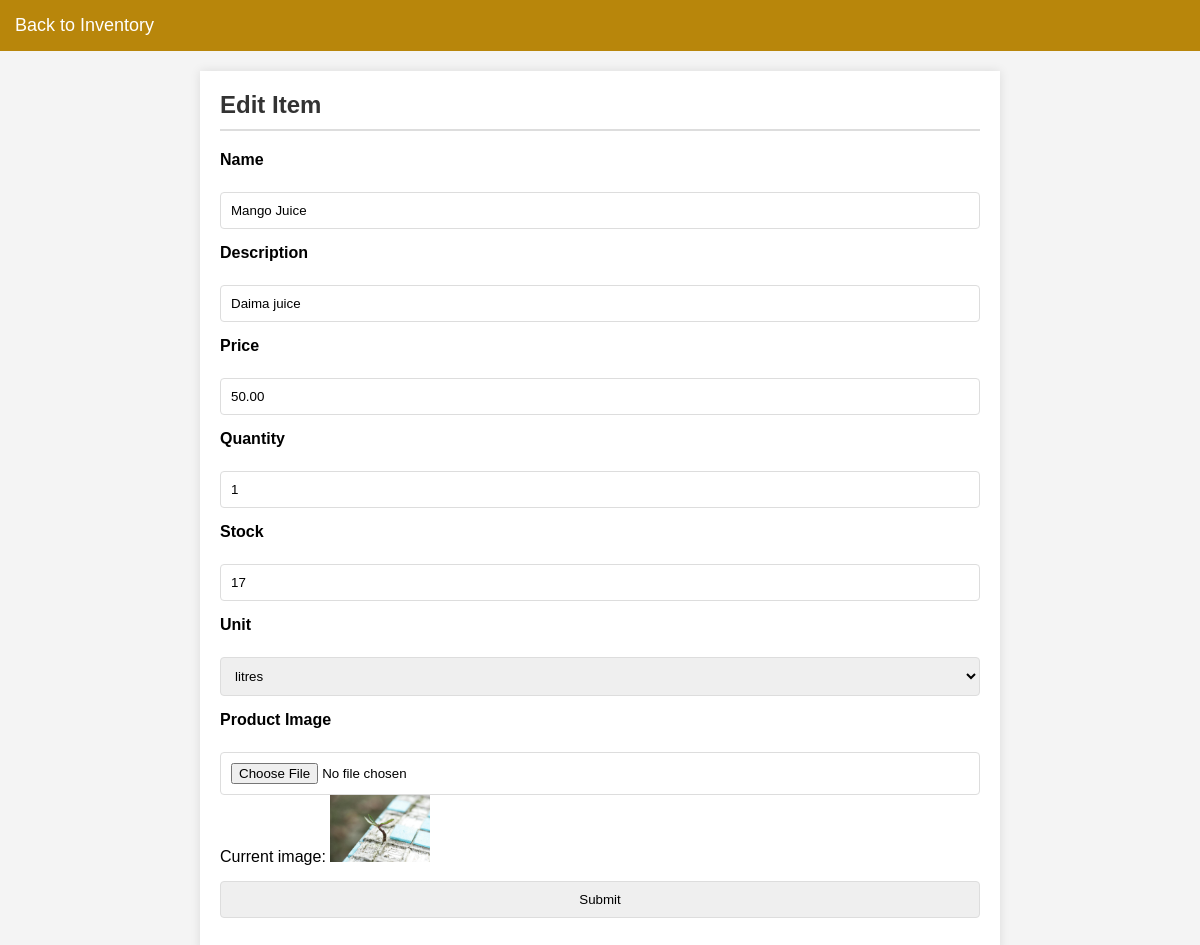
/edit-item/2, run on the app's committed database.
### models.py (models this page shows, shortened)
class InventoryItem(db.Model):
    __tablename__ = 'inventory_item'
    id = db.Column(db.Integer, primary_key=True)
    name = db.Column(db.String(150), nullable=False)
    quantity = db.Column(db.String(50), nullable=False)
    unit = db.Column(db.String(50), nullable=False)
    price = db.Column(db.Float, nullable=False)
    description = db.Column(db.String(255), nullable=True)
    stock = db.Column(db.Integer, default=0)
    image = db.Column(db.String(100), nullable=True)  # New field to store image filename

### app.py (the view, shortened to what this page needs)
@app.route('/edit-item/<int:item_id>', methods=['GET', 'POST'])
def edit_item(item_id):
    item = InventoryItem.query.get_or_404(item_id)
    form = ProductForm(obj=item)
    return render_template('edit_item.html', form=form, item=item)

### forms.py
class ProductForm(FlaskForm):
    name = StringField('Name', validators=[DataRequired()])
    description = StringField('Description')
    price = DecimalField('Price', validators=[DataRequired()])
    quantity = IntegerField('Quantity', validators=[DataRequired()])
    unit = SelectField('Unit', choices=[('litres', 'litres'), ('kilograms', 'kilograms'), ('grams', 'grams'), ('milligrams', 'milligrams'), ('millilitre', 'millilitre')], validators=[DataRequired()])
    stock = IntegerField('Stock', validators=[DataRequired()])
    image = FileField('Product Image', validators=[FileAllowed(['jpg', 'png', 'jpeg'], 'Images only!')])
    submit = SubmitField('Submit')

### app.py (called while the page is built)
@app.before_request
def before_request():
    if 'cart' not in session:
        session['cart'] = {}  # Initialize cart as a dictionary

### templates/edit_item.html (shortened to what this page needs)
<!DOCTYPE html>
<html lang="en">
<head>
    <link rel="stylesheet" href="{{ url_for('static', filename='css/style.css') }}">
</head>
<body>
    <header>
        <a href="{{ url_for('inventory') }}">Back to Inventory</a>
    </header>
    <main>
        <h2>Edit Item</h2>
        <form method="POST" enctype="multipart/form-data">
            <div>
                {{ form.name.label }}<br>
                {{ form.name() }}<br>
            </div>
            <div>
                {{ form.description.label }}<br>
                {{ form.description(rows=4, cols=50) }}<br>
            </div>
            <div>
                {{ form.price.label }}<br>
                {{ form.price() }}<br>
            </div>
            <div>
                {{ form.quantity.label }}<br>
                {{ form.quantity() }}<br>
            </div>
            <div>
                {{ form.stock.label }}<br>
                {{ form.stock() }}<br>
            </div>
            <div>
                {{ form.unit.label }}<br>
                {{ form.unit() }}<br>
            </div>
            <div>
                {{ form.image.label }}<br>
                {{ form.image() }}<br>
                {% if form.image.data %}
                    <p>Current image: <img src="{{ url_for('static', filename='images/' + form.image.data) }}" alt="Product Image" style="width: 100px; height: auto;"></p>
                {% endif %}
            </div>
            <div>
                {{ form.submit() }}
            </div>
        </form>
    </main>
</body>
</html>

### static/css/style.css (style rules this page uses)
* { margin: 0; padding: 0; box-sizing: border-box; }
body { font-family: Arial, Helvetica, sans-serif; background-color: beige; color: black; }
header { display: flex; justify-content: space-between; align-items: center; padding: 10px 20px; background-color: darkgoldenrod; color: wheat; }
main { margin-left: 220px; padding: 20px; padding-top: 60px; }
a { color: black; }

### templates/edit_item.html (style rules this page uses)
body { font-family: Arial, sans-serif; background-color: #f4f4f4; margin: 0; padding: 0; }
header { background-color: darkgoldenrod; color: #fff; padding: 15px; text-align: center; }
header a { color: #fff; text-decoration: none; font-size: 18px; }
main { max-width: 800px; margin: 20px auto; padding: 20px; background-color: #fff; box-shadow: 0 0 10px rgba(0, 0, 0, 0.1); }
h2 { color: #333; border-bottom: 2px solid #ddd; padding-bottom: 10px; margin-bottom: 20px; }
form { display: flex; flex-direction: column; }
div { margin-bottom: 15px; }
label { font-weight: bold; margin-bottom: 5px; display: block; }
input, textarea, select { width: 100%; padding: 10px; border: 1px solid #ddd; border-radius: 4px; box-sizing: border-box; }

### data on the page
InventoryItem: name "Mango Juice", description "Daima juice", price "50.00", quantity "1", stock "17", unit "litres", image (picture)
